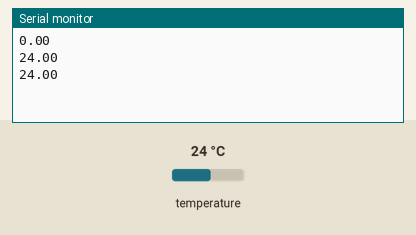
Recording of a sketch running on a simulated Arduino Uno, built with avr-gcc and run on an emulated ATmega328P. Shown: the last lines printed to the serial monitor. The inputs (shaded band) are chosen by the test bench; at power-on: temperature 24 °C.

Above: at 2.8 s.
2.9 s: temperature set to 12 °C
At 3.6 s:
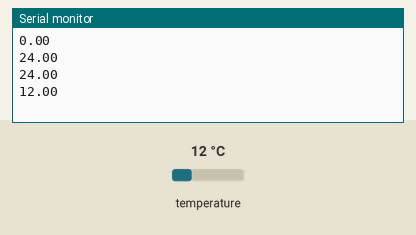
4.4 s: temperature set to 19 °C
At 5.9 s:
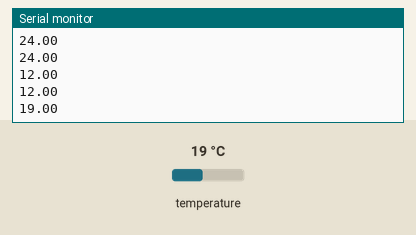
Timing chart, 0 to 7.4 s (numbered marks = the images above; inputs shaded):
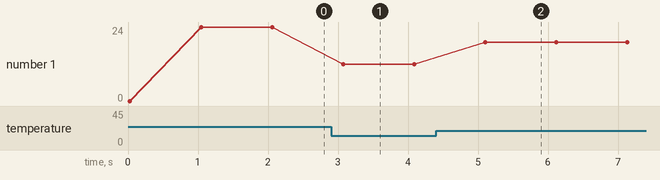

The sketch:

sketch_mar10a.ino
```cpp
// Libraries for the DS18B20 Temperature Sensor
#include <OneWire.h>
#include <DallasTemperature.h>

#define ONE_WIRE_BUS 8

// Setup a oneWire instance to communicate with any OneWire devices (not just Maxim/Dallas temperature ICs)
OneWire oneWire(ONE_WIRE_BUS);

// Pass our oneWire reference to Dallas Temperature.
DallasTemperature sensors(&oneWire);

// arrays to hold device address
DeviceAddress tempSensor;

double Input = 0;

void setup() {
  // initialize serial communication at 9600 bits per second:
  Serial.begin(9600);


sensors.getAddress(tempSensor, 0);


sensors.begin();
sensors.setResolution(tempSensor, 12);
sensors.setWaitForConversion(false);

}

void loop() {
  // put your main code here, to run repeatedly:
 if (sensors.isConversionAvailable(0))
  {
    Input = sensors.getTempC(tempSensor);
    sensors.requestTemperatures(); // prime the pump for the next one - but don't wait
  }
  Serial.println(Input);
  delay(1000);
}
```

Measured:
- after the input at 2.9 s, the serial monitor: prints a new line after 0.17 s (image 1)
- after the input at 4.4 s, the serial monitor: prints a new line after 0.70 s (image 2)
- plotted number 1: 24 → 12 after the input at 2.9 s, 12 → 19 after the input at 4.4 s
